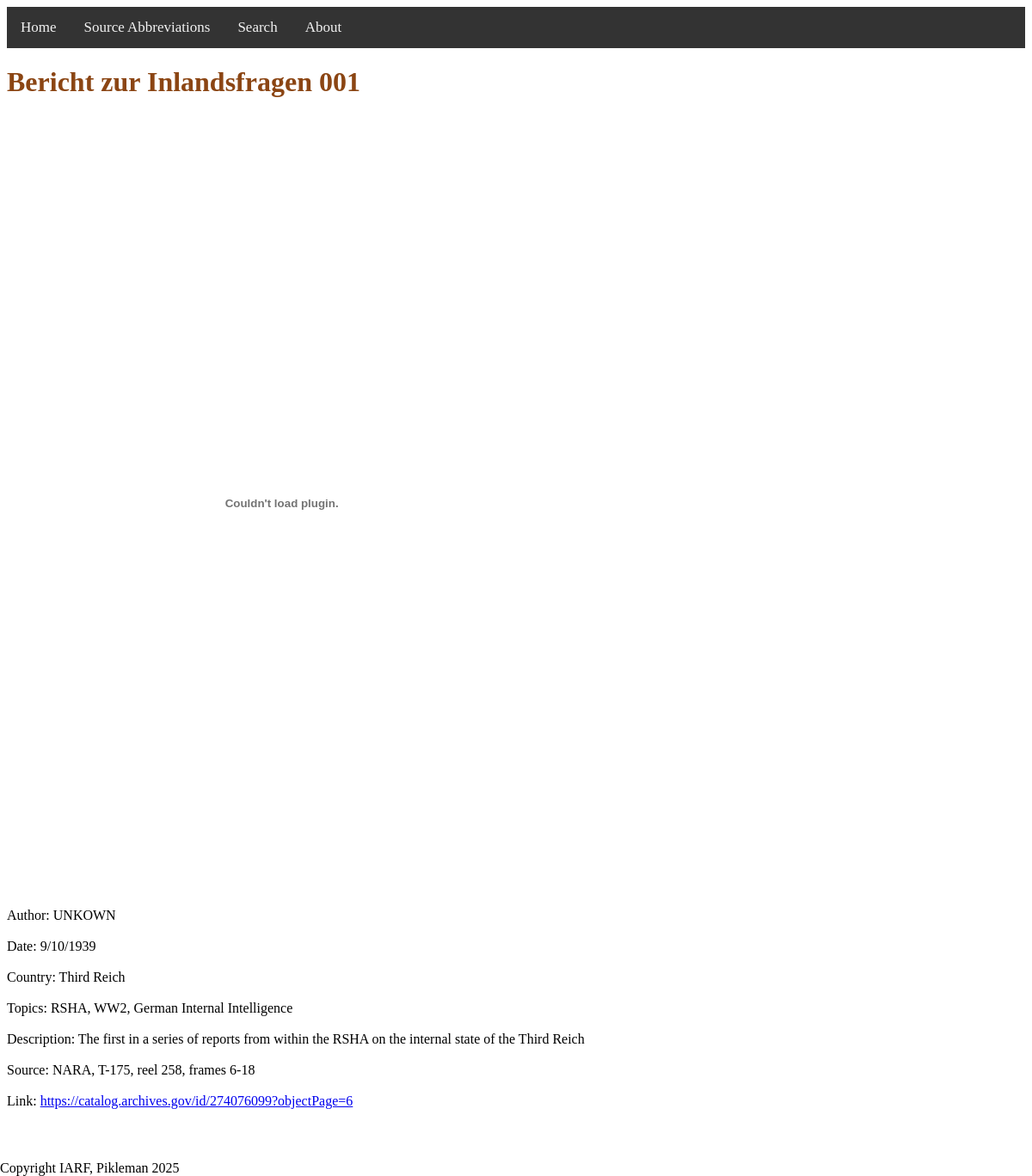
The page /source/4 on the database as committed earlier.
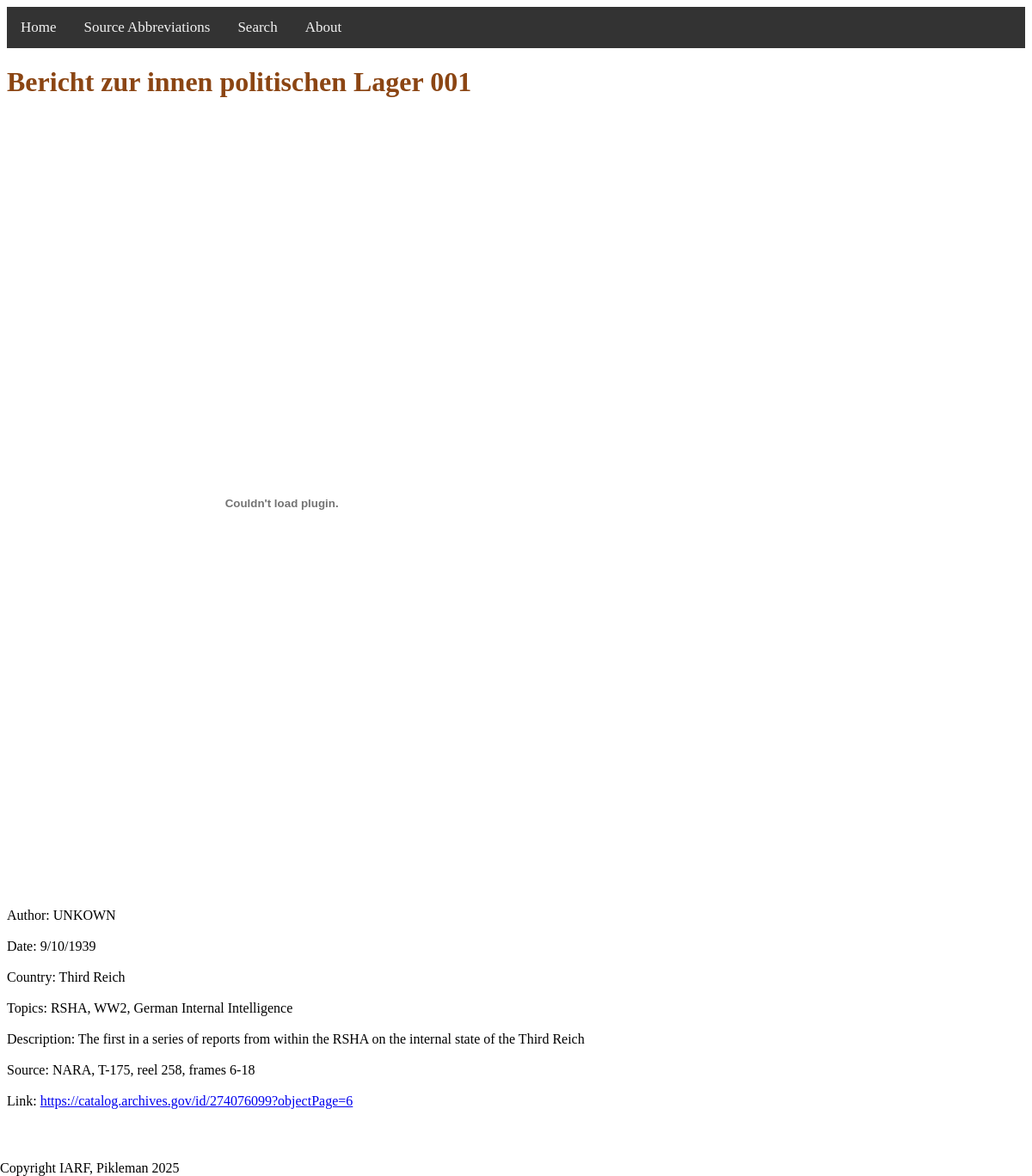
The same page on the database as committed later.
### tables this page shows
CREATE TABLE "SOURCES" (
	"Title"	TEXT,
	"Month"	INTEGER,
	"Date"	INTEGER,
	"Year"	INTEGER,
	"Author"	TEXT,
	"Country"	TEXT,
	"Topic"	TEXT,
	"Description"	TEXT,
	"Source"	TEXT,
	"Protected"	INTEGER,
	"Path"	TEXT
, "ID"	INTEGER, "Scaled"	INTEGER, "Link"	TEXT);

### app.py (the view)
@app.route('/source/<id>')
def source(id):
    db = sqlite3.connect('sources.db')
    cursor = db.execute('SELECT * FROM SOURCES WHERE ID = ?', (id,))
    source = []
    for row in cursor:
        for col in row:
            source.append(col)
    return render_template("source.html", source=source)

### templates/source.html (shortened to what this page needs)
<!DOCTYPE html>
<html lang="en">
<head>
    <link rel="stylesheet" href="{{ url_for('static', filename='styles/styles.css') }}">
</head>
<body>
    <div class="topnav">
      <a href="{{url_for('index')}}">Home</a>
      <a href="{{url_for('sources_abbr')}}">Source Abbreviations</a>
      <a href="{{ url_for('index') }}">Search</a>
      <a href="{{ url_for('about') }}">About</a>
    </div>
    <h1 id="title">{{ source[0] }}</h1>
    <div id="content">
        {% if source[12] == 1 %}
            <object id="src_frame" class="scaled" data="{{ url_for('static', filename=source[10]) }}" width="80%"></object>
        {% else %}
            {% if ".pdf" in source[10] %}
                <object id="src_frame" class="scaled pdf" data="{{ url_for('static', filename=source[10]) }}" width="180%"></object>
            {% else %}
                <object id="src_frame" class="scaled" data="{{ url_for('static', filename=source[10]) }}" width="180%"></object>
            {% endif %}
        {% endif %}
    </div>
    <div id="metadata">
        <p>
            Author: {{ source[4] }}<br><br>
            Date: {{ source[2] }}/{{ source[1] }}/{{ source[3] }}<br><br>
            Country: {{ ', '.join(source[5].split('/')) }}<br><br>
            Topics: {{ ', '.join(source[6].split('/')) }}<br><br>
            Description: {{ source[7] }}<br><br>
            Source: {{ source[8] }}<br><br>
            {% if source[13] != None %}
                Link: <a href="{{ source[13] }}">{{ source[13] }}</a>
            {% endif %}
        </p>
    <br>
    <br>
    <br>
    </div>
</body>
<footer>
    <br>
    <br>
    Copyright IARF, Pikleman 2025
    <br>
</footer>
</html>

Rows that differ between the two databases and show on the page:
changed SOURCES "UNKOWN": Title "Bericht zur Inlandsfragen 001" → "Bericht zur innen politischen Lager 001"
